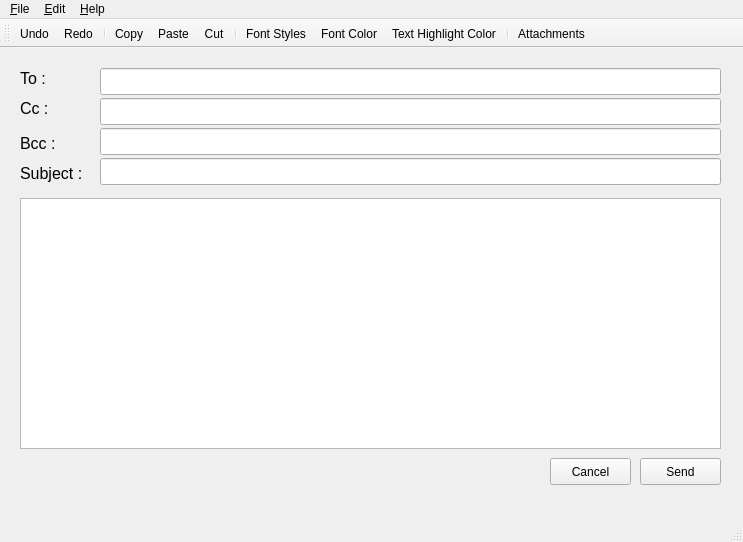
<?xml version="1.0" encoding="UTF-8"?>
<ui version="4.0">
 <class>compose</class>
 <widget class="QMainWindow" name="compose">
  <property name="geometry">
   <rect>
    <x>0</x>
    <y>0</y>
    <width>743</width>
    <height>542</height>
   </rect>
  </property>
  <property name="windowTitle">
   <string>Compose</string>
  </property>
  <widget class="QWidget" name="centralwidget">
   <widget class="QLabel" name="to_label">
    <property name="geometry">
     <rect>
      <x>20</x>
      <y>20</y>
      <width>56</width>
      <height>21</height>
     </rect>
    </property>
    <property name="font">
     <font>
      <pointsize>12</pointsize>
     </font>
    </property>
    <property name="text">
     <string>To :</string>
    </property>
   </widget>
   <widget class="QLabel" name="cc_label">
    <property name="geometry">
     <rect>
      <x>20</x>
      <y>40</y>
      <width>56</width>
      <height>41</height>
     </rect>
    </property>
    <property name="font">
     <font>
      <pointsize>12</pointsize>
     </font>
    </property>
    <property name="text">
     <string>Cc :</string>
    </property>
   </widget>
   <widget class="QLabel" name="bcc_label">
    <property name="geometry">
     <rect>
      <x>20</x>
      <y>80</y>
      <width>56</width>
      <height>31</height>
     </rect>
    </property>
    <property name="font">
     <font>
      <pointsize>12</pointsize>
     </font>
    </property>
    <property name="text">
     <string>Bcc :</string>
    </property>
   </widget>
   <widget class="QLineEdit" name="to_lineEdit">
    <property name="geometry">
     <rect>
      <x>100</x>
      <y>20</y>
      <width>621</width>
      <height>27</height>
     </rect>
    </property>
   </widget>
   <widget class="QLabel" name="subject_label">
    <property name="geometry">
     <rect>
      <x>20</x>
      <y>100</y>
      <width>71</width>
      <height>51</height>
     </rect>
    </property>
    <property name="font">
     <font>
      <pointsize>12</pointsize>
     </font>
    </property>
    <property name="text">
     <string>Subject :</string>
    </property>
   </widget>
   <widget class="QLineEdit" name="cc_lineEdit">
    <property name="geometry">
     <rect>
      <x>100</x>
      <y>50</y>
      <width>621</width>
      <height>27</height>
     </rect>
    </property>
   </widget>
   <widget class="QLineEdit" name="bcc_lineEdit">
    <property name="geometry">
     <rect>
      <x>100</x>
      <y>80</y>
      <width>621</width>
      <height>27</height>
     </rect>
    </property>
   </widget>
   <widget class="QLineEdit" name="subject_lineEdit">
    <property name="geometry">
     <rect>
      <x>100</x>
      <y>110</y>
      <width>621</width>
      <height>27</height>
     </rect>
    </property>
   </widget>
   <widget class="QTextEdit" name="textEdit">
    <property name="geometry">
     <rect>
      <x>20</x>
      <y>150</y>
      <width>701</width>
      <height>251</height>
     </rect>
    </property>
   </widget>
   <widget class="QPushButton" name="send_pushButton">
    <property name="geometry">
     <rect>
      <x>640</x>
      <y>410</y>
      <width>81</width>
      <height>27</height>
     </rect>
    </property>
    <property name="text">
     <string>Send</string>
    </property>
   </widget>
   <widget class="QPushButton" name="cancel_pushButton">
    <property name="geometry">
     <rect>
      <x>550</x>
      <y>410</y>
      <width>81</width>
      <height>27</height>
     </rect>
    </property>
    <property name="text">
     <string>Cancel</string>
    </property>
   </widget>
  </widget>
  <widget class="QMenuBar" name="menubar">
   <property name="geometry">
    <rect>
     <x>0</x>
     <y>0</y>
     <width>743</width>
     <height>25</height>
    </rect>
   </property>
   <widget class="QMenu" name="menu_File">
    <property name="title">
     <string>&amp;File</string>
    </property>
    <addaction name="actionNew"/>
    <addaction name="separator"/>
    <addaction name="actionCancel"/>
   </widget>
   <widget class="QMenu" name="menu_Edit">
    <property name="title">
     <string>&amp;Edit</string>
    </property>
    <addaction name="actionCopy"/>
    <addaction name="actionPaste"/>
    <addaction name="actionCut"/>
    <addaction name="separator"/>
    <addaction name="actionRedo"/>
    <addaction name="actionUndo"/>
    <addaction name="separator"/>
    <addaction name="actionFont"/>
    <addaction name="actionFont_Color"/>
    <addaction name="actionText_Highlight_COlor"/>
    <addaction name="separator"/>
    <addaction name="actionAttachments"/>
   </widget>
   <widget class="QMenu" name="menu_Help">
    <property name="title">
     <string>&amp;Help</string>
    </property>
    <addaction name="actionAbout_Us"/>
   </widget>
   <addaction name="menu_File"/>
   <addaction name="menu_Edit"/>
   <addaction name="menu_Help"/>
  </widget>
  <widget class="QStatusBar" name="statusbar"/>
  <widget class="QToolBar" name="toolBar">
   <property name="windowTitle">
    <string>toolBar</string>
   </property>
   <attribute name="toolBarArea">
    <enum>TopToolBarArea</enum>
   </attribute>
   <attribute name="toolBarBreak">
    <bool>false</bool>
   </attribute>
   <addaction name="actionUndo"/>
   <addaction name="actionRedo"/>
   <addaction name="separator"/>
   <addaction name="actionCopy"/>
   <addaction name="actionPaste"/>
   <addaction name="actionCut"/>
   <addaction name="separator"/>
   <addaction name="actionFont"/>
   <addaction name="actionFont_Color"/>
   <addaction name="actionText_Highlight_COlor"/>
   <addaction name="separator"/>
   <addaction name="actionAttachments"/>
  </widget>
  <action name="actionCopy">
   <property name="icon">
    <iconset resource="resource.qrc">
     <normaloff>:/img/images/copy.png</normaloff>:/img/images/copy.png</iconset>
   </property>
   <property name="text">
    <string>Copy</string>
   </property>
  </action>
  <action name="actionPaste">
   <property name="icon">
    <iconset resource="resource.qrc">
     <normaloff>:/img/images/paste.png</normaloff>:/img/images/paste.png</iconset>
   </property>
   <property name="text">
    <string>Paste</string>
   </property>
  </action>
  <action name="actionCut">
   <property name="icon">
    <iconset resource="resource.qrc">
     <normaloff>:/img/images/cut.png</normaloff>:/img/images/cut.png</iconset>
   </property>
   <property name="text">
    <string>Cut</string>
   </property>
  </action>
  <action name="actionRedo">
   <property name="icon">
    <iconset resource="resource.qrc">
     <normaloff>:/img/images/redo.png</normaloff>:/img/images/redo.png</iconset>
   </property>
   <property name="text">
    <string>Redo</string>
   </property>
  </action>
  <action name="actionUndo">
   <property name="icon">
    <iconset resource="resource.qrc">
     <normaloff>:/img/images/undo.png</normaloff>:/img/images/undo.png</iconset>
   </property>
   <property name="text">
    <string>Undo</string>
   </property>
  </action>
  <action name="actionFont">
   <property name="icon">
    <iconset resource="resource.qrc">
     <normaloff>:/img/images/font.png</normaloff>:/img/images/font.png</iconset>
   </property>
   <property name="text">
    <string>Font Styles</string>
   </property>
  </action>
  <action name="actionFont_Color">
   <property name="icon">
    <iconset resource="resource.qrc">
     <normaloff>:/img/images/text-color.png</normaloff>:/img/images/text-color.png</iconset>
   </property>
   <property name="text">
    <string>Font Color</string>
   </property>
  </action>
  <action name="actionText_Highlight_COlor">
   <property name="icon">
    <iconset resource="resource.qrc">
     <normaloff>:/img/images/marker-pen.png</normaloff>:/img/images/marker-pen.png</iconset>
   </property>
   <property name="text">
    <string>Text Highlight Color</string>
   </property>
  </action>
  <action name="actionAbout_Us">
   <property name="text">
    <string>About Us</string>
   </property>
  </action>
  <action name="actionAttachments">
   <property name="icon">
    <iconset resource="resource.qrc">
     <normaloff>:/img/images/attach.png</normaloff>:/img/images/attach.png</iconset>
   </property>
   <property name="text">
    <string>Attachments</string>
   </property>
  </action>
  <action name="actionNew">
   <property name="text">
    <string>New</string>
   </property>
  </action>
  <action name="actionCancel">
   <property name="text">
    <string>Cancel</string>
   </property>
  </action>
 </widget>
 <resources>
  <include location="resource.qrc"/>
 </resources>
 <connections/>
</ui>
